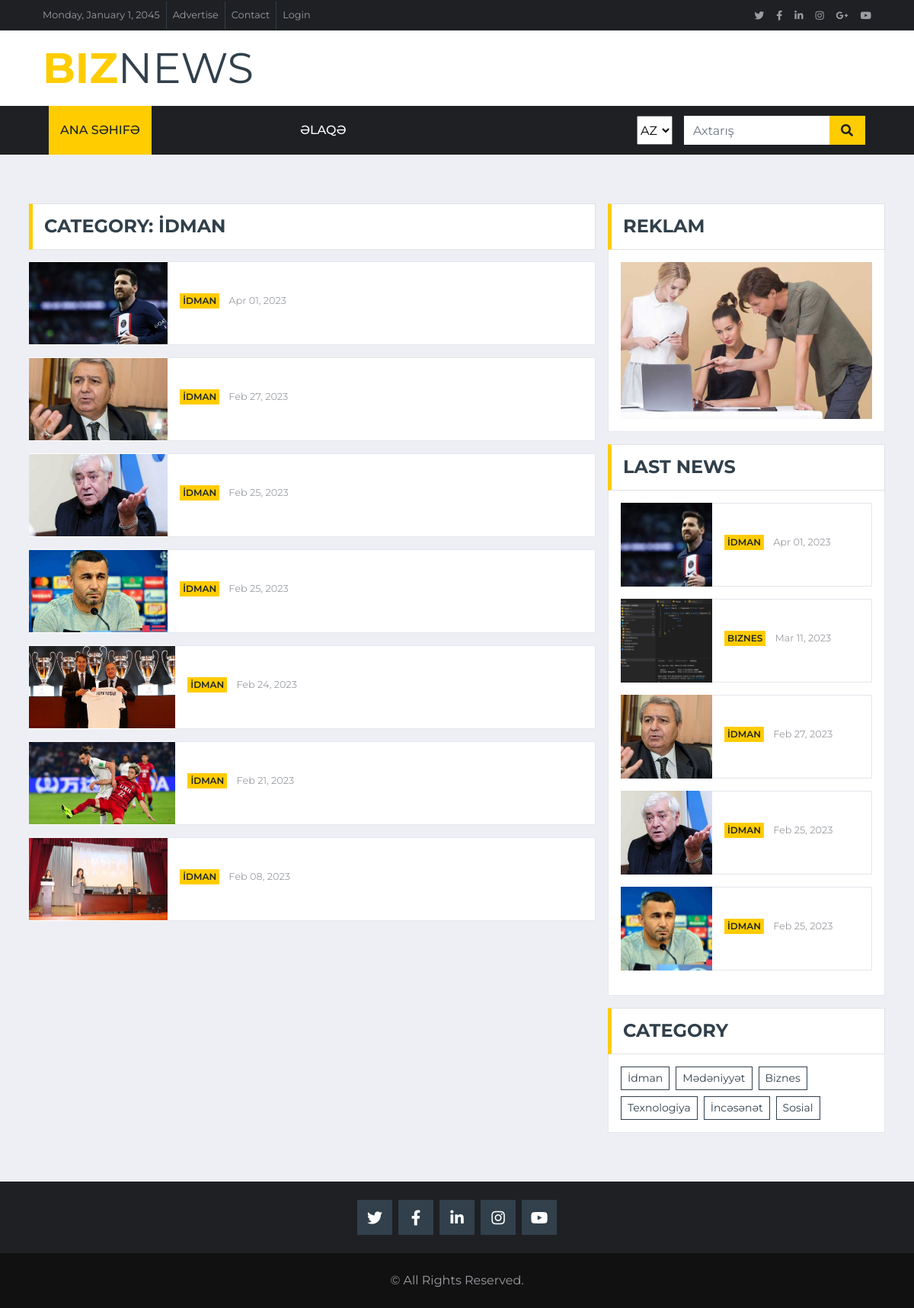
Page /category/1 on the committed database.
### tables this page shows
CREATE TABLE `category` (
  `c_id` int(11) NOT NULL,
  `c_name_az` varchar(255) NOT NULL,
  `c_name_en` varchar(255) NOT NULL,
  `c_name_ru` varchar(255) NOT NULL
);

CREATE TABLE `news` (
  `n_id` int(11) NOT NULL,
  `n_title_az` varchar(255) NOT NULL,
  `n_title_en` varchar(255) NOT NULL,
  `n_title_ru` varchar(255) NOT NULL,
  `n_description_az` longtext NOT NULL,
  `n_description_en` longtext NOT NULL,
  `n_description_ru` longtext NOT NULL,
  `n_date` varchar(50) NOT NULL,
  `n_category` varchar(50) NOT NULL,
  `n_status` varchar(10) NOT NULL,
  `n_file` varchar(255) NOT NULL,
  `n_file_ext` varchar(255) NOT NULL,
  `n_creator_id` int(11) NOT NULL,
  `n_create_date` varchar(255) NOT NULL,
  `n_updater_id` varchar(255) NOT NULL,
  `n_update_date` varchar(255) NOT NULL
);

### application/controllers/UserController.php (called while the page is built, shortened)
<?php
class UserController extends CI_Controller{
    public function category($id){
        $id = $this->security->xss_clean($id);
        $data['category_of'] = $this->db
        ->order_by('n_date','DESC')
        ->where('n_status',"Active")
        ->where('n_category',$id)
        ->join('category', 'category.c_id = news.n_category','left')
        ->get('news')->result_array();
        $data["limit_5_news"] = $this->db
        ->order_by("n_date","DESC")
        ->where('n_status',"Active")
        ->join('category', 'category.c_id = news.n_category','left')
        ->limit(5)
        ->get("news")
        ->result_array();
        $data['category'] = $this->db->where('c_id',$id)->get('category')->row_array();
        $data['category_list'] = $this->db->get('category')->result_array();
        if($data['category']){
            $this->load->view('user/category',$data);
        }else{
            redirect(base_url('index'));
        }
    }
}

### index.php (called while the page is built, shortened)
<?php
require_once BASEPATH.'core/CodeIgniter.php';

### application/views/user/category.php (the view, shortened to what this page needs)
<?php $this->load->view('user/includes/headerStyle'); ?>
<?php $this->load->view('user/includes/header'); ?>
    <div class="container-fluid mt-5 pt-3">
        <div class="container">
            <div class="row">
                <div class="col-lg-8">
                    <div class="row">
                        <div class="col-12">
                            <div class="section-title">
                                <h4 class="m-0 text-uppercase font-weight-bold">Category: <?php echo $category['c_name_az']; ?></h4>
                            </div>
                        </div>
                        <div class="col-lg-12">
                            <?php foreach($category_of as $item){ ?>
                                <div class="d-flex align-items-center bg-white mb-3" style="height: 110px;">
                                    <img class="img-fluid myImg" src="<?php echo base_url("uploads/news/".$item['n_file']); ?>" alt="">
                                    <div class="w-100 h-100 px-3 d-flex flex-column justify-content-center border border-left-0">
                                        <div class="mb-2">
                                            <a class="badge badge-primary text-uppercase font-weight-semi-bold p-1 mr-2" href=""><?php echo $item['c_name_az']; ?></a>
                                            <a class="text-body" href=""><small><?php echo date("M d, Y", strtotime($item['n_date'])); ?></small></a>
                                        </div>
                                    </div>
                                </div>
                            <?php } ?>
                        </div>
                    </div>
                </div>
                <div class="col-lg-4">
                    <div class="mb-3">
                        <div class="section-title mb-0">
                            <h4 class="m-0 text-uppercase font-weight-bold">Reklam</h4>
                        </div>
                        <div class="bg-white text-center border border-top-0 p-3">
                            <a href=""><img class="img-fluid" src="<?php echo base_url("public/user/"); ?>img/news-800x500-2.jpg" alt=""></a>
                        </div>
                    </div>
                    <div class="mb-3">
                        <div class="section-title mb-0">
                            <h4 class="m-0 text-uppercase font-weight-bold">Last News</h4>
                        </div>
                        <div class="bg-white border border-top-0 p-3">
                            <?php foreach($limit_5_news as $item){ ?>
                                <div class="d-flex align-items-center bg-white mb-3" style="height: 110px;">
                                    <img class="img-fluid myImgSize" src="<?php echo base_url("uploads/news/".$item['n_file']); ?>" alt="">
                                    <div class="w-100 h-100 px-3 d-flex flex-column justify-content-center border border-left-0">
                                        <div class="mb-2">
                                            <a class="badge badge-primary text-uppercase font-weight-semi-bold p-1 mr-2" href=""><?php echo $item['c_name_az']; ?></a>
                                            <a class="text-body" href=""><small><?php echo date("M d, Y", strtotime($item['n_date'])); ?></small></a>
                                        </div>
                                    </div>
                                </div>
                            <?php } ?>
                        </div>
                    </div>
                    <div class="mb-3">
                        <div class="section-title mb-0">
                            <h4 class="m-0 text-uppercase font-weight-bold">Category</h4>
                        </div>
                        <div class="bg-white border border-top-0 p-3">
                            <div class="d-flex flex-wrap m-n1">
                                <?php foreach($category_list as $item){ ?>
                                    <a href="<?php echo base_url('category/'.$item['c_id']); ?>" class="btn btn-sm btn-outline-secondary m-1"><?php echo $item['c_name_az']; ?></a>
                                <?php } ?>
                            </div>
                        </div>
                    </div>
                </div>
            </div>
        </div>
    </div>
    <?php $this->load->view('user/includes/footer'); ?>
    <?php $this->load->view('user/includes/footerScript'); ?>

### application/views/user/includes/headerStyle.php (shortened to what this page needs)
<!DOCTYPE html>
<html lang="en">
<head>
    <link href="https://cdnjs.cloudflare.com/ajax/libs/font-awesome/5.15.0/css/all.min.css" rel="stylesheet">
    <link href="<?php echo base_url('public/user/'); ?>lib/owlcarousel/assets/owl.carousel.min.css" rel="stylesheet">
    <link href="<?php echo base_url('public/user/'); ?>css/style.css" rel="stylesheet">
</head>
<body>

### application/views/user/includes/header.php (shortened to what this page needs)
<?php
    $category = $this->db->get('category')->result_array();
?>
<div class="container-fluid d-none d-lg-block">
        <div class="row align-items-center bg-dark px-lg-5">
            <div class="col-lg-9">
                <nav class="navbar navbar-expand-sm bg-dark p-0">
                    <ul class="navbar-nav ml-n2">
                        <li class="nav-item border-right border-secondary">
                            <a class="nav-link text-body small" href="#">Monday, January 1, 2045</a>
                        </li>
                        <li class="nav-item border-right border-secondary">
                            <a class="nav-link text-body small" href="#">Advertise</a>
                        </li>
                        <li class="nav-item border-right border-secondary">
                            <a class="nav-link text-body small" href="#">Contact</a>
                        </li>
                        <li class="nav-item">
                            <a class="nav-link text-body small" href="#">Login</a>
                        </li>
                    </ul>
                </nav>
            </div>
            <div class="col-lg-3 text-right d-none d-md-block">
                <nav class="navbar navbar-expand-sm bg-dark p-0">
                    <ul class="navbar-nav ml-auto mr-n2">
                        <li class="nav-item">
                            <a class="nav-link text-body" href="#"><small class="fab fa-twitter"></small></a>
                        </li>
                        <li class="nav-item">
                            <a class="nav-link text-body" href="#"><small class="fab fa-facebook-f"></small></a>
                        </li>
                        <li class="nav-item">
                            <a class="nav-link text-body" href="#"><small class="fab fa-linkedin-in"></small></a>
                        </li>
                        <li class="nav-item">
                            <a class="nav-link text-body" href="#"><small class="fab fa-instagram"></small></a>
                        </li>
                        <li class="nav-item">
                            <a class="nav-link text-body" href="#"><small class="fab fa-google-plus-g"></small></a>
                        </li>
                        <li class="nav-item">
                            <a class="nav-link text-body" href="#"><small class="fab fa-youtube"></small></a>
                        </li>
                    </ul>
                </nav>
            </div>
        </div>
        <div class="row align-items-center bg-white py-3 px-lg-5">
            <div class="col-lg-4">
                <a href="<?php echo base_url('index'); ?>" class="navbar-brand p-0 d-none d-lg-block">
                    <h1 class="m-0 display-4 text-uppercase text-primary">Biz<span class="text-secondary font-weight-normal">News</span></h1>
                </a>
            </div>
            <div class="col-lg-8 text-center text-lg-right">
            </div>
        </div>
    </div>
    <div class="container-fluid p-0">
        <nav class="navbar navbar-expand-lg bg-dark navbar-dark py-2 py-lg-0 px-lg-5">
            <div class="collapse navbar-collapse justify-content-between px-0 px-lg-3" id="navbarCollapse">
                <div class="navbar-nav mr-auto py-0">
                    <a href="<?php echo base_url('index'); ?>" class="nav-item nav-link active"><?php echo $this->lang->line("home") ?></a>
                    <?php foreach($category as $item){ ?>
                        <a href="<?php echo base_url('category/'.$item['c_id']); ?>" class="nav-item nav-link"><?php echo $item['c_name_'.$this->session->userdata('site_lang')]; ?></a>
                    <?php } ?>
                    <a href="<?php echo base_url('contact'); ?>" class="nav-item nav-link"><?php echo $this->lang->line('contact'); ?></a>
                </div>
                <div class="input-group ml-auto d-none d-lg-flex" style="width: 100%; max-width: 300px;">
                    <select style="margin-right:15px;" onchange="javascript:window.location.href='<?php echo base_url(); ?>LanguageSwitcher/switchLang/'+this.value;">
                        <option value="az" <?php if($this->session->userdata('site_lang') == 'az') echo 'selected="selected"'; ?>>AZ</option>
                    </select>
                    <input type="text" class="form-control border-0" placeholder="<?php echo $this->lang->line("search") ?>">
                    <div class="input-group-append">
                        <button class="input-group-text bg-primary text-dark border-0 px-3"><i
                                class="fa fa-search"></i></button>
                    </div>
                </div>
            </div>
        </nav>
    </div>

### application/views/user/includes/footer.php
<div class="container-fluid bg-dark  px-sm-3 px-md-5 mt-5">
        <div class="row py-4">
            <div class="col-lg-12 col-md-12 mb-12">
                <div class="d-flex justify-content-center">
                    <a class="btn btn-lg btn-secondary btn-lg-square mr-2" href="#"><i class="fab fa-twitter"></i></a>
                    <a class="btn btn-lg btn-secondary btn-lg-square mr-2" href="#"><i class="fab fa-facebook-f"></i></a>
                    <a class="btn btn-lg btn-secondary btn-lg-square mr-2" href="#"><i class="fab fa-linkedin-in"></i></a>
                    <a class="btn btn-lg btn-secondary btn-lg-square mr-2" href="#"><i class="fab fa-instagram"></i></a>
                    <a class="btn btn-lg btn-secondary btn-lg-square" href="#"><i class="fab fa-youtube"></i></a>
                </div>
            </div>
        </div>
    </div>
    <div class="container-fluid py-4 px-sm-3 px-md-5" style="background: #111111;">
        <p class="m-0 text-center">&copy; All Rights Reserved.
		</p>
    </div>

### application/views/user/includes/footerScript.php (shortened to what this page needs)
</body>
</html>

### application/views/user/category.php (style rules this page uses)
.myImg { width:245px; height:108px; object-fit:cover; }
.myImgSize { width :120px; height: 110px; object-fit:cover; }

### rows in the picture
category: c_name_az "İDMAN", c_name_az "İdman"
news: n_file (picture), category.c_name_az "İDMAN", n_date "Apr 01, 2023"
news: n_file (picture), category.c_name_az "İDMAN", n_date "Feb 27, 2023"
news: n_file (picture), category.c_name_az "İDMAN", n_date "Feb 25, 2023"
news: n_file (picture), category.c_name_az "İDMAN", n_date "Feb 25, 2023"
news: n_file (picture), category.c_name_az "İDMAN", n_date "Feb 24, 2023"
news: n_file (picture), category.c_name_az "İDMAN", n_date "Feb 21, 2023"
news: n_file (picture), category.c_name_az "İDMAN", n_date "Feb 08, 2023"
news: n_file (picture), category.c_name_az "BIZNES", n_date "Mar 11, 2023"
category: c_name_az "Mədəniyyət"
category: c_name_az "Biznes"
category: c_name_az "Texnologiya"
category: c_name_az "İncəsənət"
category: c_name_az "Sosial"

### other values in the picture
$this->lang->line("home") "ANA SƏHIFƏ"
$this->lang->line('contact') "ƏLAQƏ"
